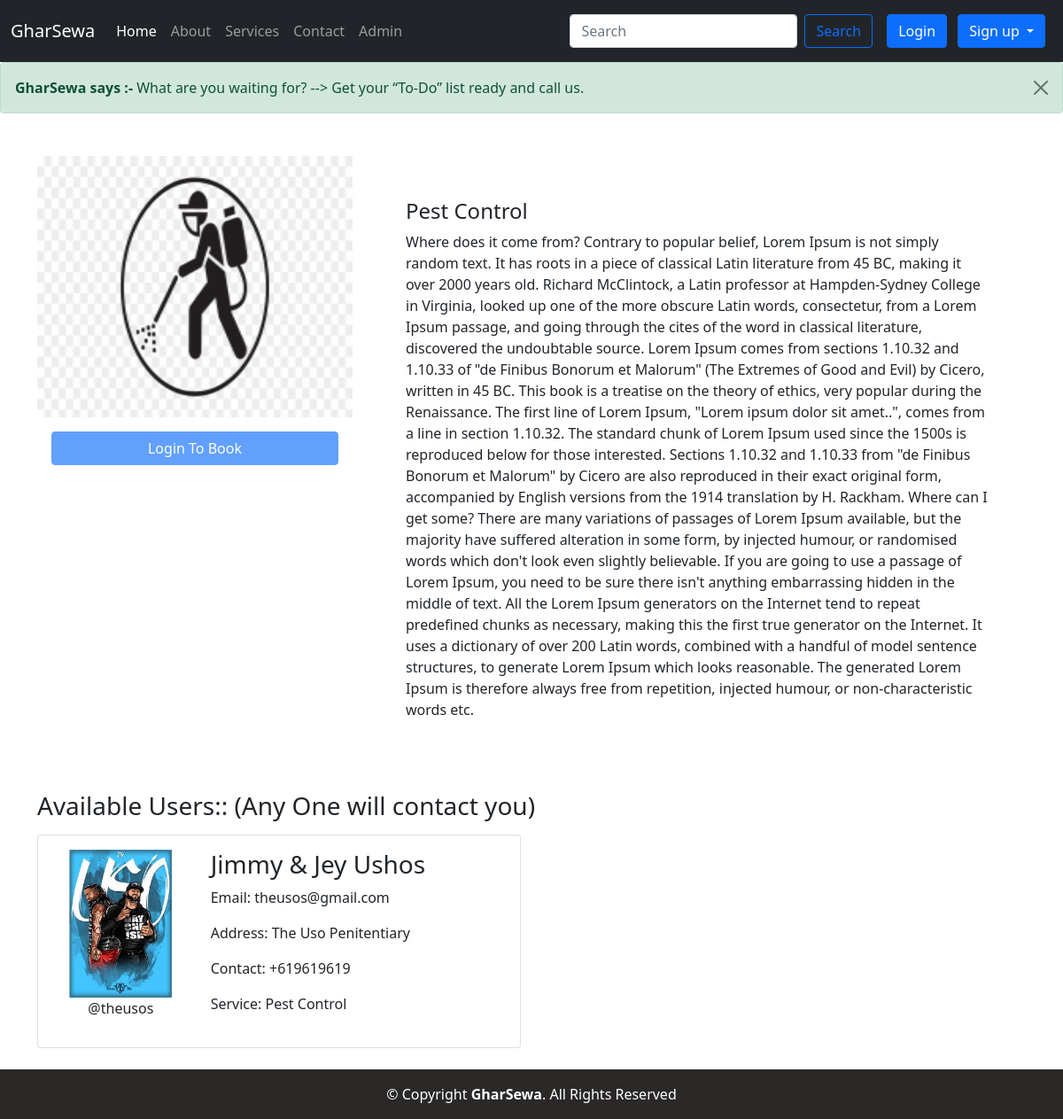
/services/5/, run on the app's committed database.
### home/models.py (models this page shows, shortened)
class Service(models.Model):
    service_id = models.AutoField(primary_key=True)
    service_name = models.CharField(max_length=50)
    service_desc = models.TextField()
    image = models.FileField(null=True)
    pub_date = models.DateField(auto_now_add=True)

class Service_Man(models.Model):
    status = models.ForeignKey(Status, on_delete=models.CASCADE, null=True)
    user = models.ForeignKey(User, on_delete=CASCADE, null=True)
    phone = models.CharField(max_length=20, null=True)
    image = models.ImageField(upload_to='service_man/', null=True)
    address = models.CharField(max_length=100, null=True)
    service = models.ForeignKey(
        Service, on_delete=CASCADE, null=True, blank=True)
    date_joined = models.DateField(auto_now_add=True)

### home/views.py (the view)
# urls.py: path('services/<int:myid>/', views.serviceView, name='serviceView'),
def serviceView(request, myid):
    messages.success(
        request, 'What are you waiting for? --> Get your “To-Do” list ready and call us')
    service = Service.objects.filter(service_id=myid)[0]
    users = Service_Man.objects.filter(service=service)
    context = {'service': service, 'users': users}
    return render(request, 'service_view.html', context)

### templates/service_view.html (shortened to what this page needs)
{% extends 'base.html' %}
{% block body %}
<div class="container-fluid">
    <div class="container mt-5">
        <div class="row">
            <div class="col-md-4">
                <div class="row">
                    <img src='/media/{{service.image}}' class="card-img-top" width="233px" height="295px">
                </div>
                <div class="row mt-3 mx-3">
                    {% if user.is_authenticated %}
                    <a href="/book_service/" class="btn btn-primary">Book Now</a>
                    {% else %}
                    <button href="#" class="btn btn-primary" disabled>Login To Book</button>
                    {% endif %}
                </div>
            </div>
            <div class="col-md-8 p-5">
                <h4>{{ service.service_name }}</h4>
                <p>{{ service.service_desc }}</p>
            </div>
        </div>
        <div class="my-3">
            <h3>Available Users:: (Any One will contact you)</h3>
            <div class="row mt-2">
                {% for user in users %}
                <div class="col-md-6">
                    <div class="card card-body my-2">
                        <div class="row">
                            <div class="col-md-4">
                                <div>
                                    <img src="{{user.image.url}}" class="image-thumbnail w-75 m-auto" alt="Photos">
                                    <p class="text-center">@{{user.user.username}}</p>
                                </div>
                            </div>
                            <div class="col-md-8">
                                <h3>{{user.user.first_name}} {{user.user.last_name}}</h3>
                                <p>Email: {{user.user.email}}</p>
                                <p>Address: {{user.address}}</p>
                                <p>Contact: {{user.phone}}</p>
                                <p>Service: {{user.service.service_name}}</p>
                            </div>
                        </div>
                    </div>
                </div>
                {% endfor %}
            </div>
        </div>
    </div>
</div>
{% endblock body %}

### static/css/style.css (style rules this page uses)
:root { --font1: "Montserrat"; --font2: "Roboto Slab"; --color1: #708ce7; }
* { box-sizing: border-box; margin: 0; padding: 0; }
html { scroll-behavior: smooth; }
body { overflow-x: hidden; line-height: 1.5; }
img { display: block; }
.row { justify-content: space-between; }
.m-auto { margin: auto; }

### data on the page
Service: image (picture), service_name "Pest Control", service_desc "Where does it come from? Contrary to popular belief, Lorem Ipsum is not simply random text. It has roots in a piece of classical Latin literature from 45 BC, making it over 2000 years old. Richard McClintock, a Latin professor at Hampden-Sydney College in Virginia, looked up one of the more obscure Latin words, consectetur, from a Lorem Ipsum passage, and going through the cites of the word in classical literature, discovered the undoubtable source. Lorem Ipsum comes from sections 1.10.32 and 1.10.33 of \"de Finibus Bonorum et Malorum\" (The Extremes of Good and Evil) by Cicero, written in 45 BC. This book is a treatise on the theory of ethics, very popular during the Renaissance. The first…"
Service_Man: image (picture), user.username "theusos", user.first_name "Jimmy & Jey", user.last_name "Ushos", user.email "theusos@gmail.com", address "The Uso Penitentiary", phone "+619619619", service.service_name "Pest Control"

### other printed values
{{ message }} "What are you waiting for? --> Get your “To-Do” list ready and call us"
